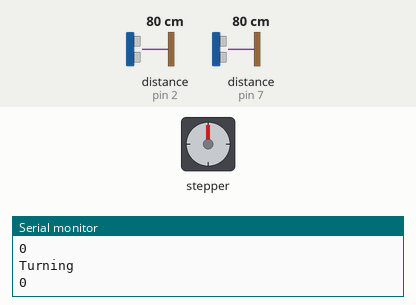
Recording of a sketch running on a simulated Arduino Uno, built with avr-gcc and run on an emulated ATmega328P. Parts: stepper motor, the last lines printed to the serial monitor. Wiring (inferred from the names in the program): stepper motor driver (200 steps per turn assumed): step pin 4; direction pin 3; enable pin 5. The test bench sets the inputs (shaded band); at power-on: distance to the obstacle (sensors on pin 2, pin 7) 80 cm. The echo pulse lasts 58.3 µs per cm.

Above: at 1.2 s.
1.3 s: distance to the obstacle (sensor on pin 2) set to 2 cm
At 2.09 s:
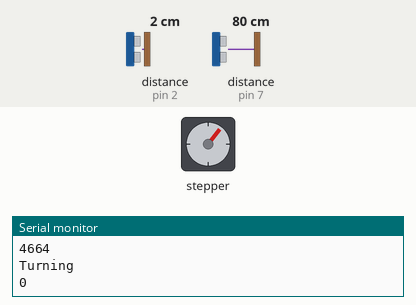
4.8 s: distance to the obstacle (sensor on pin 7) set to 4 cm
At 5.24 s:
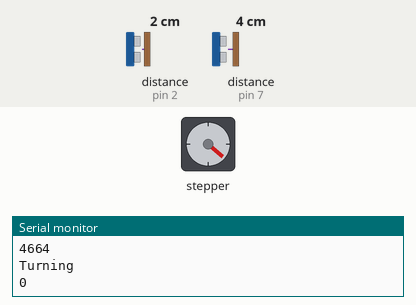
8.3 s: distance to the obstacle (sensor on pin 2) set to 60 cm
At 9.71 s:
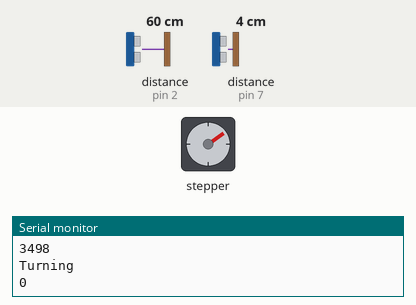
11.8 s: distance to the obstacle (sensor on pin 2) set to 18 cm
At 12.22 s:
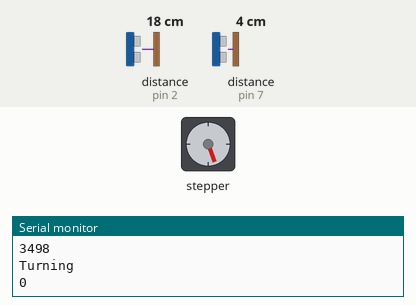
15.3 s: distance to the obstacle (sensor on pin 2) set to 9 cm
28.7 s: distance to the obstacle (sensor on pin 2) set to 4 cm
Timing chart, 0 to 89.6 s (numbered marks = the images above; inputs shaded):
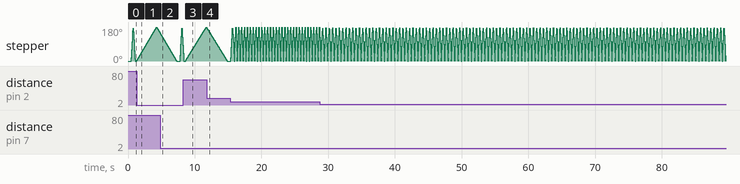

The sketch:

stepper_motor_test_copy_20250210180709.ino
```cpp
#define DIR_PIN 3   // Direction pin
#define STEP_PIN 4  // Pulse pin
#define EN_PIN 5    // Enable pin (optional)
#define ThrPin 2
#define TrnPin 7
int flag_left = 0;
int flag_right = 0;
int steps  = 100;
long int delay_input;
int turn_steps = 100;
// int turn_steps;
unsigned Thr_pul_width;
unsigned Trn_pul_width;

void setup() {
  Serial.begin(9600);
  pinMode(DIR_PIN, OUTPUT);
  pinMode(STEP_PIN, OUTPUT);
  pinMode(EN_PIN, OUTPUT);
  pinMode(ThrPin, INPUT);
  pinMode(TrnPin, INPUT);

  // Enable the motor driver
  digitalWrite(EN_PIN, LOW); // LOW to enable
}

void loop() {
  Thr_pul_width = pulseIn(ThrPin, HIGH, 250000);
  Trn_pul_width = pulseIn(TrnPin, HIGH, 250000);
  delay_input = map(Thr_pul_width, 1480, 1899, 500, 250);

  Serial.println("Throttle");
  Serial.println(Thr_pul_width);

  Serial.println("Turning");
  Serial.println(Trn_pul_width);

  //Rotate clockwise
    digitalWrite(DIR_PIN, HIGH); // Set direction
    for (int i = 0; i < steps; i++) { // Adjust steps as per motor/revolution (e.g., 200 for 1.8° step motor)
      digitalWrite(STEP_PIN, HIGH);
      delayMicroseconds(delay_input); // Adjust speed
      digitalWrite(STEP_PIN, LOW);
      delayMicroseconds(delay_input);
    }
    //Rotate counterclockwise
    digitalWrite(DIR_PIN, LOW); // Change direction
    for (int i = 0; i < steps; i++) {
      digitalWrite(STEP_PIN, HIGH);
      delayMicroseconds(delay_input);
      digitalWrite(STEP_PIN, LOW);
      delayMicroseconds(delay_input);
    }

    if ((Trn_pul_width > 1090) && (Trn_pul_width < 1400) && (flag_left == 0) ) {
    digitalWrite(DIR_PIN, HIGH);
    for (int i = 0; i < turn_steps; i++) {
      digitalWrite(STEP_PIN, HIGH);
      delayMicroseconds(200);
      digitalWrite(STEP_PIN, LOW);
      delayMicroseconds(200);
      }
    flag_left = 1;
    }

    else if ((Trn_pul_width > 1500) && (Trn_pul_width < 1900) && flag_right == 0) {
    digitalWrite(DIR_PIN, LOW);
    for (int i = 0; i < turn_steps; i++) {
      digitalWrite(STEP_PIN, HIGH);
      delayMicroseconds(200);
      digitalWrite(STEP_PIN, LOW);
      delayMicroseconds(200);
      }
    flag_right = 1;
    }

    else if ((Trn_pul_width > 1400) && (Trn_pul_width < 1500)) {
    flag_left = 0;
    flag_right = 0;
    }


  // if ((Trn_pul_width > 1090) && (Trn_pul_width < 1400)) {
  //   digitalWrite(DIR_PIN, HIGH);
  //   for (int i = 0; i < turn_steps; i++) {
  //     digitalWrite(STEP_PIN, HIGH);
  //     delayMicroseconds(200);
  //     digitalWrite(STEP_PIN, LOW);
  //     delayMicroseconds(200);
  //   }

  //   //Rotate clockwise
  //   digitalWrite(DIR_PIN, HIGH); // Set direction
  //   for (int i = 0; i < steps; i++) { // Adjust steps as per motor/revolution (e.g., 200 for 1.8° step motor)
  //     digitalWrite(STEP_PIN, HIGH);
  //     delayMicroseconds(delay_input); // Adjust speed
  //     digitalWrite(STEP_PIN, LOW);
  //     delayMicroseconds(delay_input);
  //   }
  //   //Rotate counterclockwise
  //   digitalWrite(DIR_PIN, LOW); // Change direction
  //   for (int i = 0; i < steps; i++) {
  //     digitalWrite(STEP_PIN, HIGH);
  //     delayMicroseconds(delay_input);
  //     digitalWrite(STEP_PIN, LOW);
  //     delayMicroseconds(delay_input);
  //   }
  // }

  // else if ((Trn_pul_width > 1500) && (Trn_pul_width < 1900)) {
  //   digitalWrite(DIR_PIN, LOW);
  //   for (int i = 0; i < turn_steps; i++) {
  //     digitalWrite(STEP_PIN, HIGH);
  //     delayMicroseconds(200);
  //     digitalWrite(STEP_PIN, LOW);
  //     delayMicroseconds(200);
  //   }

  //   //Rotate clockwise
  //   digitalWrite(DIR_PIN, HIGH); // Set direction
  //   for (int i = 0; i < steps; i++) { // Adjust steps as per motor/revolution (e.g., 200 for 1.8° step motor)
  //     digitalWrite(STEP_PIN, HIGH);
  //     delayMicroseconds(delay_input); // Adjust speed
  //     digitalWrite(STEP_PIN, LOW);
  //     delayMicroseconds(delay_input);
  //   }
  //   //Rotate counterclockwise
  //   digitalWrite(DIR_PIN, LOW); // Change direction
  //   for (int i = 0; i < steps; i++) {
  //     digitalWrite(STEP_PIN, HIGH);
  //     delayMicroseconds(delay_input);
  //     digitalWrite(STEP_PIN, LOW);
  //     delayMicroseconds(delay_input);
  //   }
  // }

  // else {
  //   //Rotate clockwise
  //   digitalWrite(DIR_PIN, HIGH); // Set direction
  //   for (int i = 0; i < steps; i++) { // Adjust steps as per motor/revolution (e.g., 200 for 1.8° step motor)
  //     digitalWrite(STEP_PIN, HIGH);
  //     delayMicroseconds(delay_input); // Adjust speed
  //     digitalWrite(STEP_PIN, LOW);
  //     delayMicroseconds(delay_input);
  //   }
  //   //Rotate counterclockwise
  //   digitalWrite(DIR_PIN, LOW); // Change direction
  //   for (int i = 0; i < steps; i++) {
  //     digitalWrite(STEP_PIN, HIGH);
  //     delayMicroseconds(delay_input);
  //     digitalWrite(STEP_PIN, LOW);
  //     delayMicroseconds(delay_input);
  //   }
  // }
}
```
